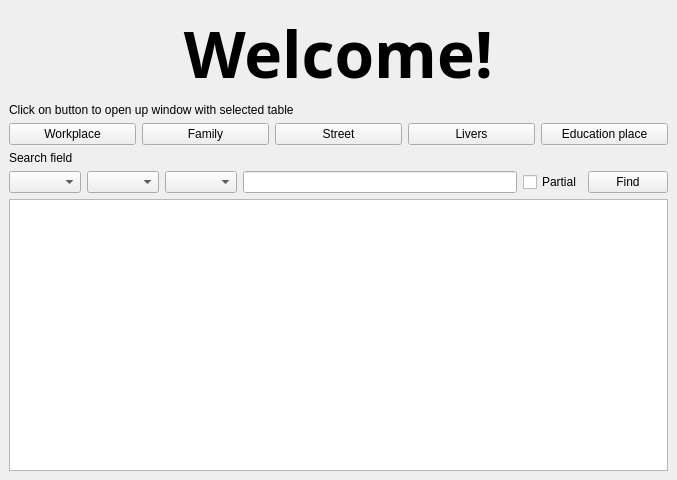
<?xml version="1.0" encoding="UTF-8"?>
<ui version="4.0">
 <class>MainWindow</class>
 <widget class="QMainWindow" name="MainWindow">
  <property name="geometry">
   <rect>
    <x>0</x>
    <y>0</y>
    <width>677</width>
    <height>480</height>
   </rect>
  </property>
  <property name="sizePolicy">
   <sizepolicy hsizetype="Maximum" vsizetype="Maximum">
    <horstretch>0</horstretch>
    <verstretch>0</verstretch>
   </sizepolicy>
  </property>
  <property name="minimumSize">
   <size>
    <width>677</width>
    <height>480</height>
   </size>
  </property>
  <property name="windowTitle">
   <string>MainWindow</string>
  </property>
  <widget class="QWidget" name="centralwidget">
   <layout class="QVBoxLayout" name="verticalLayout_9">
    <item>
     <layout class="QVBoxLayout" name="verticalLayout_8">
      <item>
       <layout class="QVBoxLayout" name="verticalLayout">
        <item>
         <widget class="QLabel" name="label">
          <property name="font">
           <font>
            <family>Daniel</family>
            <pointsize>48</pointsize>
            <weight>75</weight>
            <bold>true</bold>
           </font>
          </property>
          <property name="autoFillBackground">
           <bool>false</bool>
          </property>
          <property name="text">
           <string>Welcome!</string>
          </property>
          <property name="scaledContents">
           <bool>true</bool>
          </property>
          <property name="alignment">
           <set>Qt::AlignCenter</set>
          </property>
         </widget>
        </item>
        <item>
         <widget class="QLabel" name="label_2">
          <property name="maximumSize">
           <size>
            <width>302</width>
            <height>16777215</height>
           </size>
          </property>
          <property name="text">
           <string>Click on button to open up window with selected table</string>
          </property>
         </widget>
        </item>
       </layout>
      </item>
      <item>
       <layout class="QHBoxLayout" name="horizontalLayout">
        <item>
         <layout class="QVBoxLayout" name="verticalLayout_2">
          <item>
           <widget class="QPushButton" name="pushButton_3">
            <property name="text">
             <string>Workplace</string>
            </property>
            <property name="checkable">
             <bool>false</bool>
            </property>
            <property name="autoRepeat">
             <bool>false</bool>
            </property>
            <property name="autoDefault">
             <bool>false</bool>
            </property>
           </widget>
          </item>
         </layout>
        </item>
        <item>
         <layout class="QVBoxLayout" name="verticalLayout_6">
          <item>
           <widget class="QPushButton" name="pushButton_2">
            <property name="text">
             <string>Family</string>
            </property>
            <property name="checkable">
             <bool>false</bool>
            </property>
            <property name="autoDefault">
             <bool>false</bool>
            </property>
            <property name="default">
             <bool>false</bool>
            </property>
           </widget>
          </item>
         </layout>
        </item>
        <item>
         <layout class="QVBoxLayout" name="verticalLayout_3">
          <item>
           <widget class="QPushButton" name="pushButton">
            <property name="text">
             <string>Street</string>
            </property>
            <property name="checkable">
             <bool>false</bool>
            </property>
            <property name="autoDefault">
             <bool>false</bool>
            </property>
            <property name="default">
             <bool>false</bool>
            </property>
           </widget>
          </item>
         </layout>
        </item>
        <item>
         <layout class="QVBoxLayout" name="verticalLayout_5">
          <item>
           <widget class="QPushButton" name="pushButton_4">
            <property name="toolTip">
             <string>&lt;html&gt;&lt;head/&gt;&lt;body&gt;&lt;p&gt;Main table&lt;/p&gt;&lt;/body&gt;&lt;/html&gt;</string>
            </property>
            <property name="text">
             <string>Livers</string>
            </property>
            <property name="checkable">
             <bool>false</bool>
            </property>
            <property name="autoDefault">
             <bool>false</bool>
            </property>
            <property name="default">
             <bool>false</bool>
            </property>
           </widget>
          </item>
         </layout>
        </item>
        <item>
         <layout class="QVBoxLayout" name="verticalLayout_4">
          <item>
           <widget class="QPushButton" name="pushButton_5">
            <property name="text">
             <string>Education place</string>
            </property>
            <property name="checkable">
             <bool>false</bool>
            </property>
            <property name="autoDefault">
             <bool>false</bool>
            </property>
            <property name="default">
             <bool>false</bool>
            </property>
           </widget>
          </item>
         </layout>
        </item>
       </layout>
      </item>
      <item>
       <layout class="QVBoxLayout" name="verticalLayout_7">
        <item>
         <widget class="QLabel" name="label_8">
          <property name="text">
           <string>Search field</string>
          </property>
         </widget>
        </item>
       </layout>
      </item>
      <item>
       <layout class="QHBoxLayout" name="horizontalLayout_2">
        <item>
         <widget class="QComboBox" name="table_comboBox"/>
        </item>
        <item>
         <widget class="QComboBox" name="column_comboBox"/>
        </item>
        <item>
         <widget class="QComboBox" name="find_number_comboBox">
          <property name="enabled">
           <bool>true</bool>
          </property>
          <property name="editable">
           <bool>false</bool>
          </property>
         </widget>
        </item>
        <item>
         <widget class="QLineEdit" name="lineEdit">
          <property name="enabled">
           <bool>true</bool>
          </property>
          <property name="frame">
           <bool>true</bool>
          </property>
          <property name="readOnly">
           <bool>false</bool>
          </property>
         </widget>
        </item>
        <item>
         <widget class="QCheckBox" name="checkBox">
          <property name="text">
           <string>Partial</string>
          </property>
         </widget>
        </item>
        <item>
         <widget class="QPushButton" name="pushButton_6">
          <property name="toolTip">
           <string>Press me!</string>
          </property>
          <property name="text">
           <string>Find</string>
          </property>
          <property name="checkable">
           <bool>false</bool>
          </property>
         </widget>
        </item>
       </layout>
      </item>
      <item>
       <widget class="QTableView" name="tableView">
        <property name="autoFillBackground">
         <bool>true</bool>
        </property>
        <property name="editTriggers">
         <set>QAbstractItemView::AnyKeyPressed|QAbstractItemView::DoubleClicked|QAbstractItemView::EditKeyPressed|QAbstractItemView::SelectedClicked</set>
        </property>
        <property name="showGrid">
         <bool>true</bool>
        </property>
        <property name="gridStyle">
         <enum>Qt::SolidLine</enum>
        </property>
        <property name="sortingEnabled">
         <bool>false</bool>
        </property>
        <attribute name="horizontalHeaderVisible">
         <bool>true</bool>
        </attribute>
        <attribute name="verticalHeaderVisible">
         <bool>false</bool>
        </attribute>
       </widget>
      </item>
     </layout>
    </item>
   </layout>
  </widget>
 </widget>
 <tabstops>
  <tabstop>lineEdit</tabstop>
  <tabstop>pushButton_6</tabstop>
  <tabstop>pushButton_5</tabstop>
  <tabstop>table_comboBox</tabstop>
  <tabstop>column_comboBox</tabstop>
  <tabstop>pushButton</tabstop>
  <tabstop>pushButton_2</tabstop>
  <tabstop>pushButton_3</tabstop>
  <tabstop>tableView</tabstop>
  <tabstop>pushButton_4</tabstop>
 </tabstops>
 <resources/>
 <connections/>
</ui>
